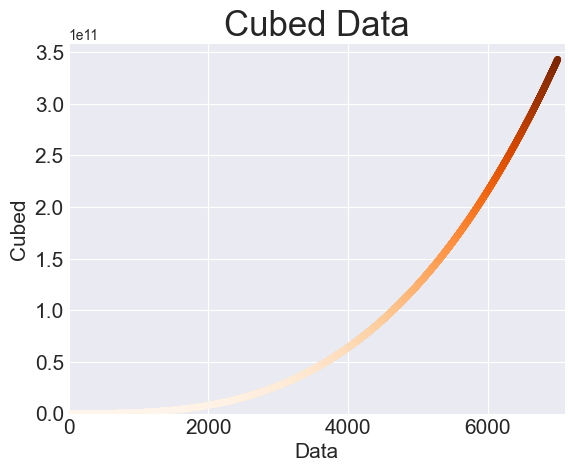

This figure's Python source:
import matplotlib.pyplot as plt

# Data.
x_data = list(range(7001))
cubed = [x**3 for x in x_data]

# Graph.
plt.style.use('seaborn-darkgrid')
fig, ax = plt.subplots()
ax.scatter(x_data, cubed, c=cubed, cmap=plt.cm.Oranges, s=15)

# Chart title and axes labels.
ax.set_title("Cubed Data", fontsize=25)
ax.set_xlabel('Data', fontsize=15)
ax.set_ylabel('Cubed', fontsize=15)

# Range for each axis and size of tick labels.
ax.axis([0, 7100, 0, 7100**3])
ax.tick_params(axis='both', labelsize=15)

# Save and show graph.
plt.savefig('cubed_numbers_graph.png', bbox_inches='tight')
plt.show()
